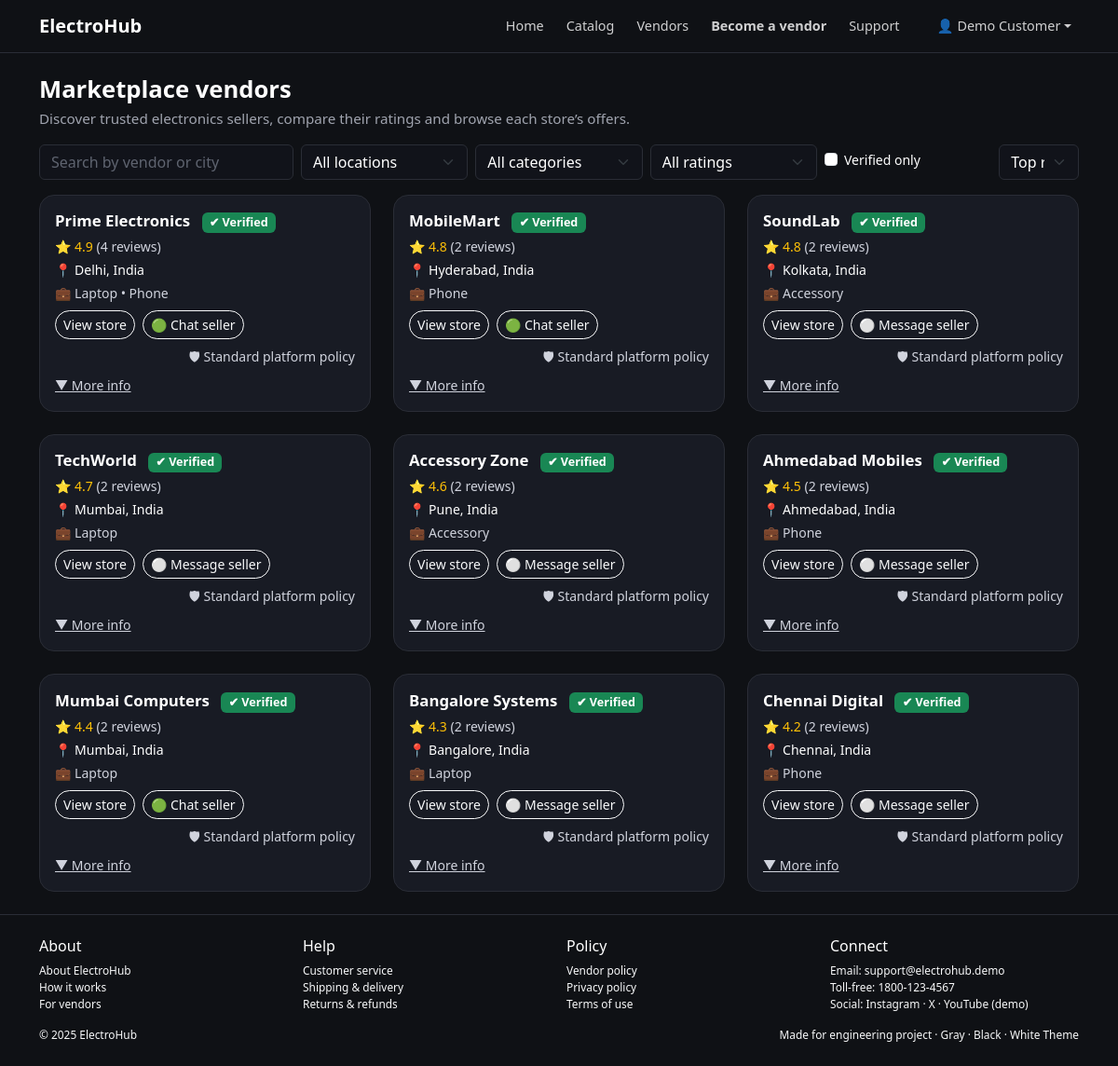
The app's page /vendors.php (signed in) with its own data.
### tables this page shows
CREATE TABLE IF NOT EXISTS vendors (
    id VARCHAR(20) PRIMARY KEY,
    name VARCHAR(255) NOT NULL,
    email VARCHAR(255) UNIQUE NOT NULL,
    password VARCHAR(255) NOT NULL,
    city VARCHAR(100) NOT NULL,
    category ENUM('laptop', 'phone', 'accessory') NOT NULL,
    status ENUM('active', 'suspended', 'pending') DEFAULT 'active',
    created_at TIMESTAMP DEFAULT CURRENT_TIMESTAMP,
    updated_at TIMESTAMP DEFAULT CURRENT_TIMESTAMP ON UPDATE CURRENT_TIMESTAMP,
    INDEX idx_email (email),
    INDEX idx_status (status),
    INDEX idx_category (category)
);

### data.php (called while the page is built, shortened)
<?php
function db(): PDO
{
    static $pdo = null;
    if ($pdo === null) {
        $pdo = Database::getInstance()->pdo();
    }
    return $pdo;
}
function all_products(): array
{
    $sql = "SELECT p.*, v.name AS vendor_name FROM products p
            JOIN vendors v ON v.id = p.vendor_id
            ORDER BY p.id";
    $rows = db()->query($sql)->fetchAll();
    $out = [];
    foreach ($rows as $row) {
        $history = [
            '3m'  => $row['price_3m'] ?? $row['price'],
            '6m'  => $row['price_6m'] ?? $row['price'],
            '12m' => $row['price_12m'] ?? $row['price'],
        ];
        $out[$row['id']] = [
            'id'        => (int) $row['id'],
            'name'      => $row['name'],
            'category'  => $row['category'],
            'brand'     => $row['brand'],
            'price'     => (int) $row['price'],
            'vendor_id' => $row['vendor_id'],
            'vendor'    => $row['vendor_name'],
            'rating'    => (float) $row['rating'],
            'image'     => $row['image'],
            'history'   => $history,
        ];
    }
    return $out;
}
function all_vendors(): array
{
    $rows = db()->query("SELECT * FROM vendors ORDER BY name")->fetchAll();
    $vendors = [];
    foreach ($rows as $row) {
        $vendors[$row['id']] = [
            'id'     => $row['id'],
            'name'   => $row['name'],
            'city'   => $row['city'],
            'email'  => $row['email'],
            'status' => $row['status'],
            'category' => $row['category'],
        ];
    }
    return $vendors;
}

### vendors.php (the view, shortened to what this page needs)
<?php require_once 'data.php';
$vendors  = all_vendors();
$products = all_products();
$statuses = $_SESSION['vendor_status'] ?? [];
$vendorList = [];
foreach ($vendors as $v) {
    $vid = $v['id'];
    $plist = [];
    foreach ($products as $p) {
        if ($p['vendor_id'] === $vid) {
            $plist[] = $p;
        }
    }
    $categories = [];
    $ratingSum = 0;
    $ratingCount = 0;
    foreach ($plist as $p) {
        $categories[$p['category']] = true;
        $ratingSum += $p['rating'];
        $ratingCount++;
    }
    $avgRating = $ratingCount ? $ratingSum / $ratingCount : 4.5;
    $reviewCount = $ratingCount * 2;
    $vendorOrders = [];
    $orderCount = count($vendorOrders);
    $cancelled  = 0;
    $fulfillRate = $orderCount ? round(100 * ($orderCount - $cancelled) / $orderCount) : 100;
    $cancelRate  = $orderCount ? round(100 *  $cancelled               / $orderCount) : 0;
    $status   = $statuses[$vid] ?? 'active';
    $verified = ($status !== 'suspended');
    $sinceYear = 2023;
    $vendorList[] = [
        'id'            => $vid,
        'name'          => $v['name'],
        'city'          => $v['city'],
        'rating'        => $avgRating,
        'reviews'       => $reviewCount,
        'categories'    => array_keys($categories),
        'product_count' => count($plist),
        'order_count'   => $orderCount,
        'fulfill_rate'  => $fulfillRate,
        'cancel_rate'   => $cancelRate,
        'status'        => $status,
        'verified'      => $verified,
        'since_year'    => $sinceYear,
    ];
}
$searchName  = trim($_GET['search'] ?? '');
$filterCity  = $_GET['city'] ?? 'all';
$filterCat   = $_GET['category'] ?? 'all';
$filterRating= $_GET['rating'] ?? 'all';
$filterVerif = isset($_GET['verified']) ? true : false;
$sort        = $_GET['sort'] ?? 'rating_desc';
$filtered = array_filter($vendorList, function($v) use ($searchName,$filterCity,$filterCat,$filterRating,$filterVerif) {
    if ($filterCity !== 'all' && $v['city'] !== $filterCity) return false;
    if ($filterCat !== 'all'  && !in_array($filterCat, $v['categories'], true)) return false;
    if ($filterRating === '4plus' && $v['rating'] < 4.0) return false;
    if ($filterVerif && !$v['verified']) return false;
    if ($searchName !== '') {
        $q = mb_strtolower($searchName);
        if (mb_stripos($v['name'], $q) === false && mb_stripos($v['city'], $q) === false) {
            return false;
        }
    }
    return true;
});
usort($filtered, function($a,$b) use ($sort) {
    switch ($sort) {
        case 'products_desc': return $b['product_count'] <=> $a['product_count'];
        case 'fulfill_desc':  return $b['fulfill_rate']  <=> $a['fulfill_rate'];
        case 'name_asc':      return strcmp($a['name'], $b['name']);
        case 'rating_desc':
        default:              return $b['rating']        <=> $a['rating'];
    }
});
?>
<!DOCTYPE html>
<html lang="en">
<head>
  <link rel="stylesheet" href="style.css">
</head>
<body>
<?php include 'nav.php'; ?>
<section class="catalog-section py-4">
  <div class="container">
    <h2 class="section-title mb-1">Marketplace vendors</h2>
    <p class="section-subtitle mb-3">
      Discover trusted electronics sellers, compare their ratings and browse each store’s offers.
    </p>
    <form class="row g-2 mb-3" method="get">
      <div class="col-md-3">
        <input type="text" name="search" class="form-control dark-input"
               placeholder="Search by vendor or city"
               value="<?= htmlspecialchars($searchName) ?>">
      </div>
      <div class="col-md-2">
        <select name="city" class="form-select dark-select">
          <option value="all" <?= $filterCity==='all'?'selected':''; ?>>All locations</option>
        </select>
      </div>
      <div class="col-md-2">
        <select name="category" class="form-select dark-select">
          <option value="all" <?= $filterCat==='all'?'selected':''; ?>>All categories</option>
        </select>
      </div>
      <div class="col-md-2">
        <select name="rating" class="form-select dark-select">
          <option value="all"    <?= $filterRating==='all'?'selected':''; ?>>All ratings</option>
        </select>
      </div>
      <div class="col-md-2 d-flex align-items-center">
        <div class="form-check small">
          <input class="form-check-input" type="checkbox" name="verified" id="filterVerified"
                 <?= $filterVerif?'checked':''; ?>>
          <label class="form-check-label" for="filterVerified">
            Verified only
          </label>
        </div>
      </div>
      <div class="col-md-1">
        <select name="sort" class="form-select dark-select">
          <option value="rating_desc"   <?= $sort==='rating_desc'?'selected':''; ?>>Top rated</option>
        </select>
      </div>
    </form>
    <?php if (!$filtered): ?>
      <p class="text-muted">
        No vendors found for these filters. Try changing location or category.
      </p>
    <?php else: ?>
      <div class="row g-4">
        <?php foreach ($filtered as $v):
          $vid   = $v['id'];
          $online = (crc32($vid) + date('Hi')) % 3 === 0;
          $catLabel = $v['categories'] ? implode(' • ', array_map('ucfirst', $v['categories'])) : 'No products yet';
        ?>
          <div class="col-md-6 col-lg-4">
            <div class="product-card fade-up">
              <div class="product-body">
                <div class="d-flex justify-content-between align-items-center mb-1">
                  <div class="vendor-card-header-name">
                    <?= htmlspecialchars($v['name']) ?>
                    <?php if ($v['verified']): ?>
                      <span class="badge bg-success ms-2">✔ Verified</span>
                    <?php elseif ($v['status']==='suspended'): ?>
                      <span class="badge bg-danger ms-2">Temporarily unavailable</span>
                    <?php endif; ?>
                  </div>
                </div>
                <div class="small mb-1">
                  <span class="text-warning">
                    ⭐ <?= number_format($v['rating'],1) ?>
                  </span>
                  <span class="text-muted"> (<?= $v['reviews'] ?> reviews)</span>
                </div>
                <div class="small mb-1">
                  📍 <?= htmlspecialchars($v['city']) ?>, India
                </div>
                <div class="small mb-2 text-muted">
                  💼 <?= htmlspecialchars($catLabel) ?>
                </div>
                <div class="d-flex flex-wrap gap-2 mb-2">
                  <a href="catalog.php?vendor=<?= urlencode($vid) ?>"
                     class="btn btn-sm btn-outline-light rounded-pill btn-soft">
                    View store
                  </a>
                  <?php if ($online && $v['status']!=='suspended'): ?>
                    <a href="support.php#vendor-support"
                       class="btn btn-sm btn-outline-light rounded-pill btn-soft">
                      🟢 Chat seller
                    </a>
                  <?php else: ?>
                    <a href="support.php#vendor-support"
                       class="btn btn-sm btn-outline-light rounded-pill btn-soft">
                      ⚪ Message seller
                    </a>
                  <?php endif; ?>
                  <span class="small text-muted ms-auto">
                    🛡 Standard platform policy
                  </span>
                </div>
                <a class="small text-muted" data-bs-toggle="collapse"
                   href="#vendorMore-<?= htmlspecialchars($vid) ?>" role="button"
                   aria-expanded="false" aria-controls="vendorMore-<?= htmlspecialchars($vid) ?>">
                  ▼ More info
                </a>
              </div>
            </div>
          </div>
        <?php endforeach; ?>
      </div>
    <?php endif; ?>
  </div>
</section>
<?php include 'footer.php'; ?>
</body>
</html>

### style.css (style rules this page uses)
:root { --bg-main: #0f1115; --bg-section: #15171d; --bg-card: #181b24; --text-main: #ffffff; --text-muted: #a0a4af; --accent: #ffffff; --border-subtle: #2a2d36; --chip-bg: #1d2028; }
html, body { margin: 0; background-color: var(--bg-main); color: var(--text-main); font-family: system-ui, -apple-system, BlinkMacSystemFont, "Segoe UI", sans-serif; }
.fade-up { opacity: 0; transform: translateY(12px); animation: fadeUp 0.7s ease-out forwards; }
.btn-soft { position: relative; overflow: hidden; transition: transform 0.15s ease, box-shadow 0.15s ease, background 0.15s ease; }
.btn-soft::after { content: ""; position: absolute; inset: 0; background: radial-gradient(circle at top left, rgba(255, 255, 255, 0.25), transparent 55%); opacity: 0; transition: opacity 0.2s ease; }
.catalog-section { background-color: var(--bg-main); }
.section-title { font-size: 1.6rem; font-weight: 600; }
.section-subtitle { color: var(--text-muted); font-size: 0.95rem; }
.dark-input, .dark-select { background-color: #11131a; border: 1px solid var(--border-subtle); color: var(--text-main); }
.dark-input::placeholder { color: #5f6470; }
.product-card { border-radius: 1rem; background-color: var(--bg-card); border: 1px solid var(--border-subtle); overflow: hidden; display: flex; flex-direction: column; transition: transform 0.2s, box-shadow 0.2s; }
.product-body { padding: 0.9rem 1rem 1rem; }
.text-muted { color: #d0d3dd !important; }
.form-label, .form-check-label, .accordion-button, .accordion-body, .table td, .table th { color: var(--text-main) !important; }

### vendors.php (style rules this page uses)
.vendor-card-header-name { font-size: 1.05rem; font-weight: 600; }

### records on screen
vendors: name "Prime Electronics", rating "4.9", reviews "4", city "Delhi", catLabel "Laptop • Phone", status "🟢 Chat seller"
vendors: name "MobileMart", rating "4.8", reviews "2", city "Hyderabad", catLabel "Phone", status "🟢 Chat seller"
vendors: name "SoundLab", rating "4.8", reviews "2", city "Kolkata", catLabel "Accessory", shows "⚪ Message seller"
vendors: name "TechWorld", rating "4.7", reviews "2", city "Mumbai", catLabel "Laptop", shows "⚪ Message seller"
vendors: name "Accessory Zone", rating "4.6", reviews "2", city "Pune", catLabel "Accessory", shows "⚪ Message seller"
vendors: name "Ahmedabad Mobiles", rating "4.5", reviews "2", city "Ahmedabad", catLabel "Phone", shows "⚪ Message seller"
vendors: name "Mumbai Computers", rating "4.4", reviews "2", city "Mumbai", catLabel "Laptop", status "🟢 Chat seller"
vendors: name "Bangalore Systems", rating "4.3", reviews "2", city "Bangalore", catLabel "Laptop", shows "⚪ Message seller"
vendors: name "Chennai Digital", rating "4.2", reviews "2", city "Chennai", catLabel "Phone", shows "⚪ Message seller"

### other values on screen
$name "Demo Customer"
